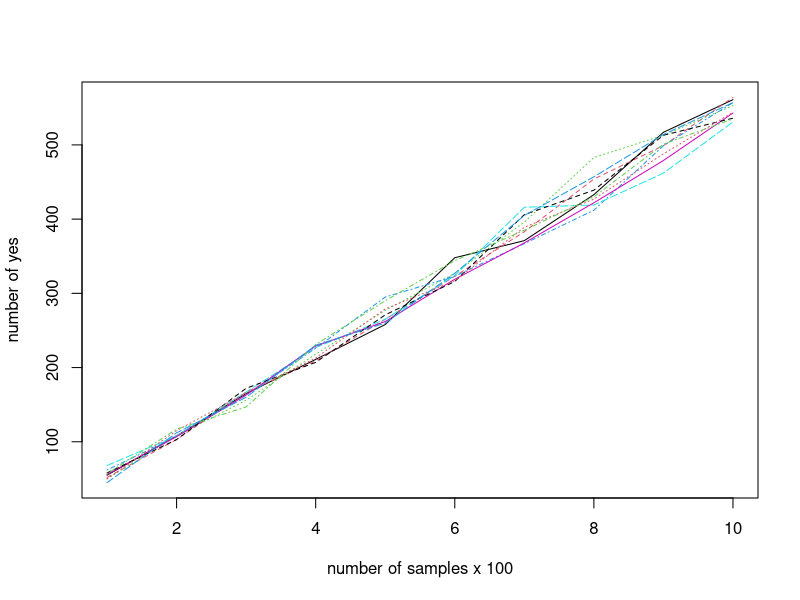

Write R code to recreate this figure.
set.seed(2048)

tax_survey <- function(n_sample) {
num_sample <- n_sample # number of total sample

ob_samples <- rep(0, num_sample) # observed samples
tr_samples <- rbinom(num_sample, size = 2, prob = 1/5) # true lables

dice_rolls <- sample(2, num_sample, replace = T, prob = c(2,1)/3) # 1 is green and 2 is red


# 1 a subject rolls a die 
# 2 die outcomes a green, says yes (1) if the subject cheated on last year tax
#   else says no (0)
# 3 die outcomes a red, says yes

for(i in 1:num_sample) {
  if(dice_rolls[i] == 1) {
    if(tr_samples[i] == 1) {
      ob_samples[i] <- 1
    }
  }
  else {
    ob_samples[i] <- 1
  }
}

return(sum(ob_samples))

}

# simulates sample sizes from 100 to 1000
num_sample_list <- seq(100, 1000, 100)
list_l <- length(num_sample_list)
num_sim <- 10
observed_yes <- matrix(0, list_l, num_sim)

for(s in 1:num_sim) {
  for(n in 1:list_l) {
    observed_yes[n, s] <- tax_survey(num_sample_list[n])
  }
}

matplot(observed_yes, type = "l",
        xlab = "number of samples x 100", ylab = "number of yes")

